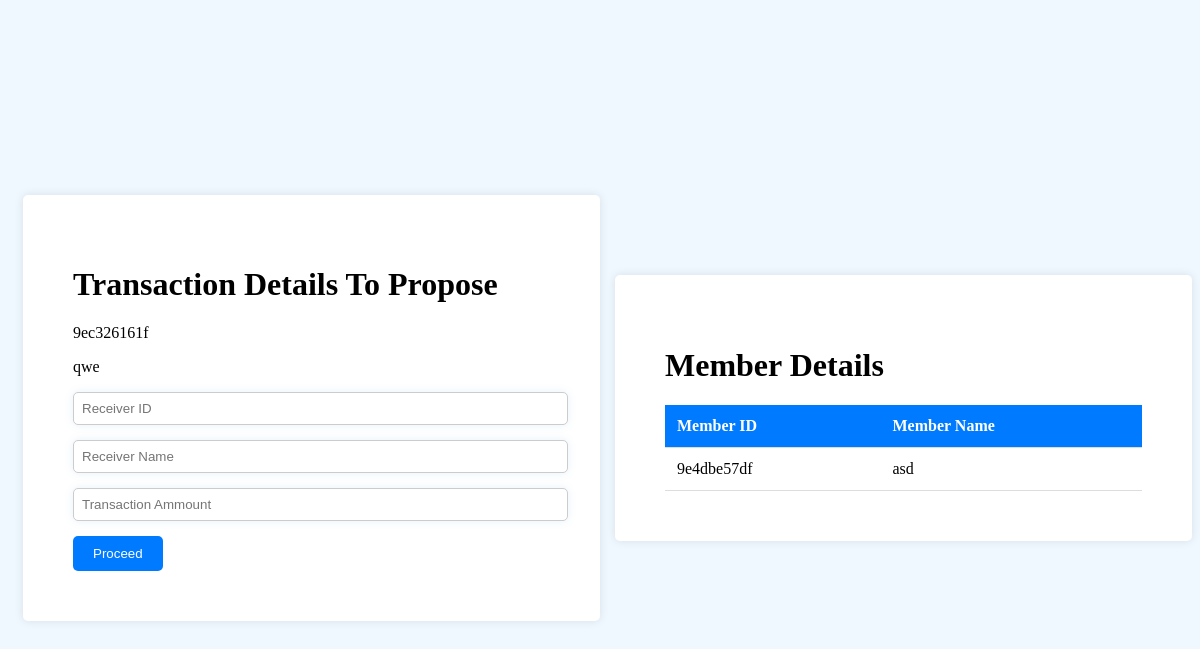
Screenshot of /propose/ (signed in) with the database file from the repository.
### execution/models.py (models this page shows, shortened)
class Member(models.Model):
    cho=[('upto10k','10k'),('abovetill100k','10kTo100k')]
    name=models.CharField(max_length=100)
    address=models.CharField(max_length=100)
    affiliation=models.CharField(max_length=100)
    unique_name=models.CharField(max_length=100, unique=True)
    unique_id=models.CharField(max_length=256)
    category=models.CharField(max_length=100,choices=cho,default='upto10k')
    password=models.CharField(max_length=100)
    balance=models.IntegerField(default=0)
    intransaction=models.IntegerField(default=0)

### execution/views.py (the view, shortened to what this page needs)
# urls.py: path('propose/',propose,name='propose'),
def propose(request):
    ob=Member.objects.get(id=request.session.get('member_id'))
    obj=Member.objects.all()
    return render(request,'proposer.html',context={'ob':ob,'member':obj})

### templates/proposer.html (shortened to what this page needs)
<!DOCTYPE html>
<html lang="en">
<head>
</head>
<body>
    <div class="form-container">
        <h1>Transaction Details To Propose</h1>
        <form action="/propose/" method="post">
            <div class="form-group">
                <p>{{ob.unique_id}}</p>
            </div>
            <div class="form-group">
                <p>{{ob.unique_name}}</p>
            </div>
            <div class="form-group">
                <input type="text" placeholder="Receiver ID" name="toid">
            </div>
            <div class="form-group">
                <input type="text" placeholder="Receiver Name" name="toname">
            </div>
            <div class="form-group">
                <input type="number" placeholder="Transaction Ammount" name="amount">
            </div>
            <button class="btn" type="submit" name="submit">Proceed</button>
        </form>
    </div>
    <div class="form-container">
        <h1>Member Details</h1>
        <table>
            <tr>
                <th>Member ID</th>
                <th>Member Name</th>
            </tr>
            {% for i in member %}
            {% if i.unique_id != ob.unique_id %}
            <tr>
                <td>{{i.unique_id}}</td>
                <td>{{i.unique_name}}</td>
            </tr>
            {% endif %}
            {% endfor %}
        </table>
    </div>
</body>
</html>

### templates/proposer.html (style rules this page uses)
body { display: flex; justify-content: center; align-items: center; height: 100vh; background-color: aliceblue; }
.form-container { width: 500px; padding: 50px; background-color: #fff; border-radius: 5px; box-shadow: 0 0 10px rgba(0, 0, 0, 0.1); margin-left: 15px; }
.form-group { margin-bottom: 15px; }
.form-group input { width: 100%; padding: 8px; border: 1px solid #ccc; border-radius: 5px; box-shadow: 0 0 10px rgba(22, 127, 197, 0.1); }
.btn { background-color: #007bff; color: #fff; justify-content: center; align-items: center; padding: 10px 20px; border: none; border-radius: 5px; cursor: pointer; transition: background-color 0.3s ease; }
table { width: 100%; border-collapse: collapse; margin-top: 20px; }
th, td { padding: 12px; text-align: left; border-bottom: 1px solid #ddd; }
th { background-color: #007bff; color: white; }

### rows the page displays
Member: unique_id "9ec326161f", unique_name "qwe"
Member: unique_id "9e4dbe57df", unique_name "asd"
